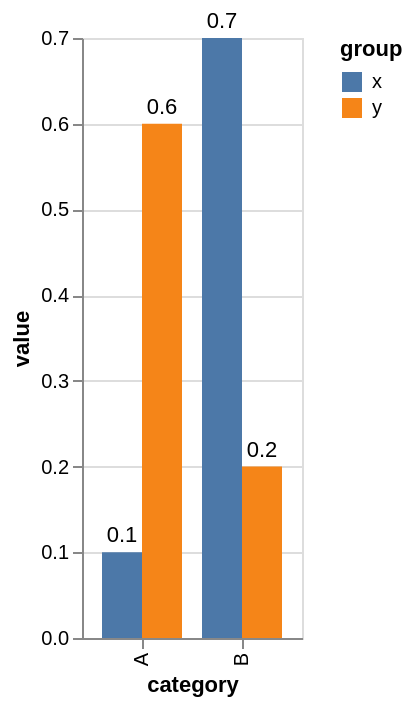

Specify this chart in Vega-Lite:
### Vega-Lite specification from a JSON file in a GitHub repository (floating-point values rounded to 4 significant figures)
{"$schema": "https://vega.github.io/schema/vega-lite/v6.json", "description": "A label over a grouped bar, which has to move into the same lane the bar did.", "data": {"values": [{"category": "A", "group": "x", "value": 0.1}, {"category": "A", "group": "y", "value": 0.6}, {"category": "B", "group": "x", "value": 0.7}, {"category": "B", "group": "y", "value": 0.2}]}, "encoding": {"x": {"field": "category"}, "y": {"field": "value", "type": "quantitative"}, "xOffset": {"field": "group"}}, "layer": [{"mark": "bar", "encoding": {"color": {"field": "group"}}}, {"mark": {"type": "text", "color": "black", "dy": -8}, "encoding": {"text": {"field": "value", "type": "quantitative"}}}]}
